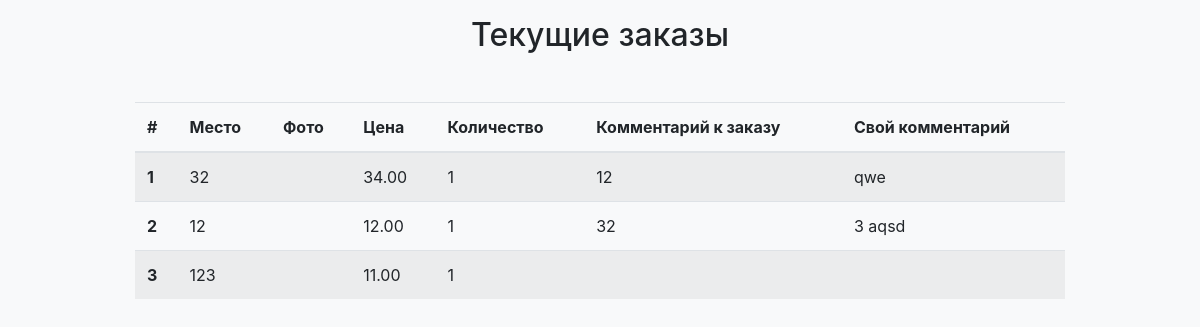
Page /roles/zakazschik/orders_list/ on the earlier database version.
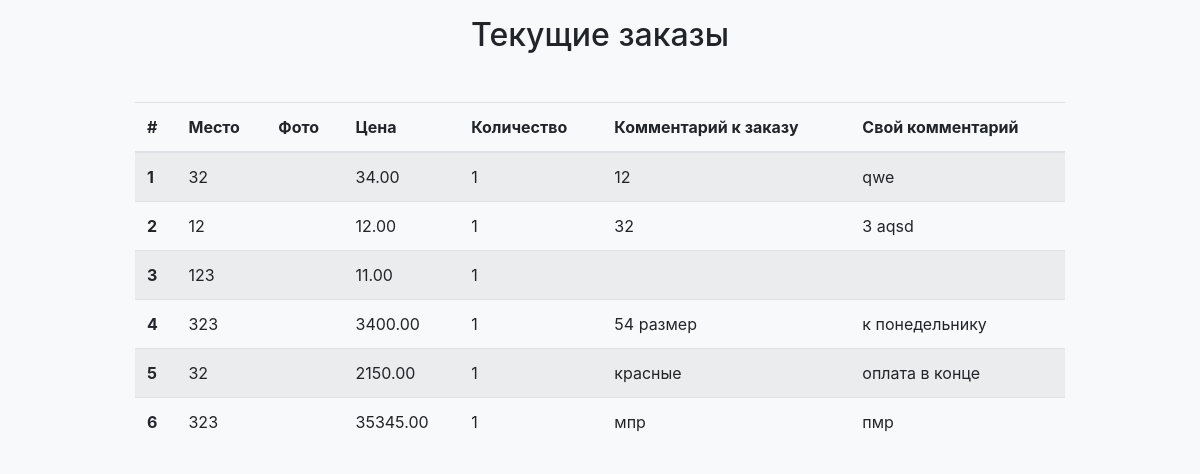
Same page on the later database version.
### main/models.py (models this page shows, shortened)
class Order(ModelWithTimestamp, ModelWithUser):
    objects = OrderManager()
    place = models.CharField(max_length=150, blank=True, null=True)
    price = models.DecimalField(max_digits=10, decimal_places=2)
    quantity = models.PositiveIntegerField(default=1)
    order_comment = models.TextField(max_length=255, null=True, blank=True)
    customer_comment = models.TextField(max_length=255, null=True, blank=True)
    ORDER_STATUSES = (
        (OrderStatuses.CREATED, 'Создан'),
        (OrderStatuses.PAID, 'Оплачен'),
        (OrderStatuses.CLOSED, 'Закрыт'),
    )
    status = models.PositiveIntegerField(default=OrderStatuses.CREATED, choices=ORDER_STATUSES)
    active = models.BooleanField(default=True)
    class Meta:
        ordering = ('created_date', )

### main/roles/zakazschik/views.py (the view)
# urls.py: path('orders_list/', OrdersListView.as_view(), name='orders_list'),
class OrdersListView(TemplateView):
    template_name = 'main/orders_list.html'
    def get_context_data(self, **kwargs):
        context = super().get_context_data(**kwargs)
        context['orders'] = _models.Order.objects.all()
        return context

### main/templates/main/orders_list.html (shortened to what this page needs)
{% extends 'base.html' %}
{% block content %}
    <div class="container">
    <h2 class="text-center mt-3 mb-5">Текущие заказы</h2>
    <table class="table table-hover table-striped" id="OrdersTable">
        <thead>
        <tr>
            <th scope="col">#</th>
            <th scope="col">Место</th>
            <th scope="col">Фото</th>
            <th scope="col">Цена</th>
            <th scope="col">Количество</th>
            <th scope="col">Комментарий к заказу</th>
            <th scope="col">Свой комментарий</th>
        </tr>
        </thead>
        <tbody>
        {% for o in orders %}
        <tr>
            <th scope="row">{{ forloop.counter }}</th>
            <td>{{ o.place }}</td>
            <td>{{ o.image }}</td>
            <td>{{ o.price }}</td>
            <td>{{ o.quantity }}</td>
            <td>{{ o.order_comment }}</td>
            <td>{{ o.customer_comment }}</td>
        </tr>
        {% endfor %}
        </tbody>
    </table>
</div>
{% endblock content %}

### templates/base.html (shortened to what this page needs)
{% load static %}
<!DOCTYPE html>
<html lang="en">
<head>
    <link rel="stylesheet" href="https://stackpath.bootstrapcdn.com/bootstrap/4.3.1/css/bootstrap.min.css">
    <link rel="stylesheet" href="{% static 'css/styles.css' %}">
</head>
<body class="bg-light">
    {% block content %}{% endblock %}
</body>
</html>

### static/css/styles.css (style rules this page uses)
.container { max-width: 960px; }

Differences in the rows shown:
added Order: place "323", price "3400.00", quantity "1", order_comment "54 размер", customer_comment "к понедельнику"
added Order: place "32", price "2150.00", quantity "1", order_comment "красные", customer_comment "оплата в конце"
added Order: place "323", price "35345.00", quantity "1", order_comment "мпр", customer_comment "пмр"
